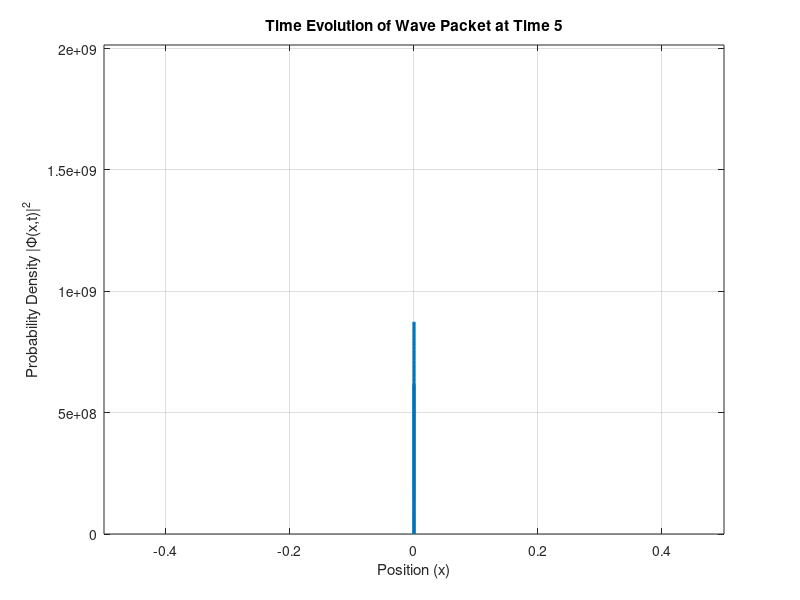
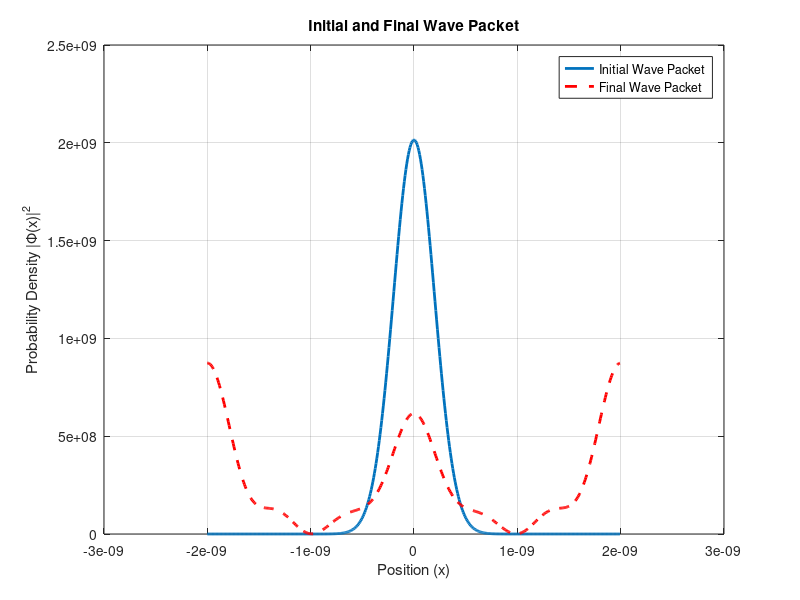
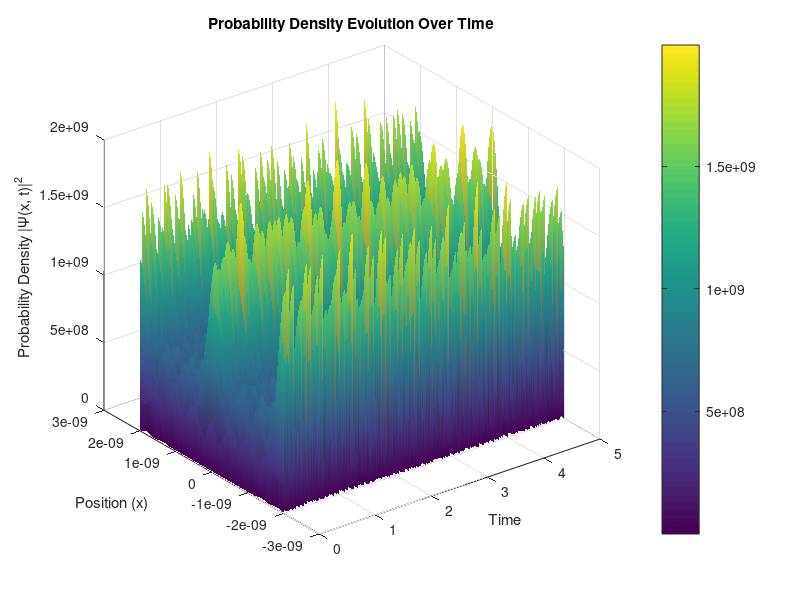

Recreate these plots in MATLAB, in order.
clear all; close all;

%% Parameters
a = 1;             % Length
M = 1;             % Mass
NPt = 5000;        % Number of time steps
V0 = 1;            % Potential barrier height
hbar = 1;          % Planck's constant
m = 1;             % Mass of particle
N = 512;           % Number of points
L = 4e-9;          % Extent of simulation (meters)

%% Spatial and Momentum Grids
x = L * linspace(-0.5, 0.5 - 1.0 / N, N)';  % Spatial grid
dx = x(2) - x(1);                           % Spatial step size
k = (2 * pi / (N * dx)) * [0:N/2-1 -N/2:-1]'; % Momentum grid

%% Time Range
dt = 1e-3;        % Timestep
T = dt * NPt;
t = linspace(0, T, NPt);

%% Initial Wave Packet (Gaussian)
SIGMA = 0.07;
x0 = -0.0;
Phi0 = exp(-((x / L - x0) / SIGMA).^2 / 2.0);
Phi0 = Phi0 / sqrt(sum(abs(Phi0).^2) * dx);  % Normalize

%% Potential (Harmonic Oscillator as Example)
V = 0.5 * (15 * 1e-18 * (x / L).^2); % Adjust scale if needed

%% Define Time-Dependent Force
F0 = 0;       % Force amplitude
gamma = 0.05; % Damping factor
t0 = 2;
F_t = @(t) F0 * exp(-gamma * t) .* (t >= t0);

%% Split-Step Propagators
kinetic_energy = (hbar^2 * k.^2) / (2 * m);
GK_half = exp(-1i * (dt / (2 * hbar)) * kinetic_energy);  % Half-step kinetic
GK_full = exp(-1i * (dt / hbar) * kinetic_energy);         % Full-step kinetic
GV = exp(-0.5i * (dt / hbar) * V);                         % Static potential

%% Initialize Wave Packet
Phi = Phi0;
Prob_density = zeros(N, NPt); % Store probability density evolution

%% Time Evolution
for nrn = 1:NPt
    % Time-dependent force term in real space
    force_term = F_t(t(nrn)) * x;
    GV_force = exp(-1i * (dt / (2 * M)) * force_term / hbar); % Time-dependent force

    % Step 1: Half-step potential in real space
    Phi = GV .* GV_force .* Phi;

    % Step 2: Full-step kinetic evolution in momentum space
    Phi_k = fft(Phi); 
    Phi_k = GK_full .* Phi_k;  % Apply full-step kinetic propagator
    Phi = ifft(Phi_k);

    % Step 3: Half-step potential in real space
    Phi = GV .* GV_force .* Phi;

    % Normalize wavefunction
    norm_factor = sqrt(sum(abs(Phi).^2) * dx);
    Phi = Phi / norm_factor;
    assert(abs(norm_factor - 1) < 1e-6, 'Normalization deviates at step %d', nrn);

    % Store probability density
    Prob_density(:, nrn) = abs(Phi).^2;
     % Plot evolution of probability density at each time step
    if mod(nrn, 100) == 0 % Plot every 100th time step
        plot(x, abs(Phi).^2, 'LineWidth', 2);
        xlabel('Position (x)');
        ylabel('Probability Density |Φ(x,t)|^2');
        title(['Time Evolution of Wave Packet at Time ', num2str(t(nrn))]);
        axis([-a/2 a/2 0 max(abs(Phi0).^2)]);
        grid on;
        pause(0.1); % Pause to create animation effect
    end
end

%% Plot Initial and Final Wave Packets
figure;
plot(x, abs(Phi0).^2, 'LineWidth', 2); % Initial wave packet
hold on;
plot(x, abs(Phi).^2, 'r--', 'LineWidth', 2); % Final wave packet
xlabel('Position (x)');
ylabel('Probability Density |Φ(x)|^2');
title('Initial and Final Wave Packet');
legend('Initial Wave Packet', 'Final Wave Packet');
grid on;

%% 3D Surface Plot of Probability Density Evolution
[X, T] = meshgrid(x, t);
figure;
surf(T', X', Prob_density, 'EdgeColor', 'none');
xlabel('Time');
ylabel('Position (x)');
zlabel('Probability Density |Ψ(x, t)|^2');
title('Probability Density Evolution Over Time');
colorbar;
view(3);
shading interp;
